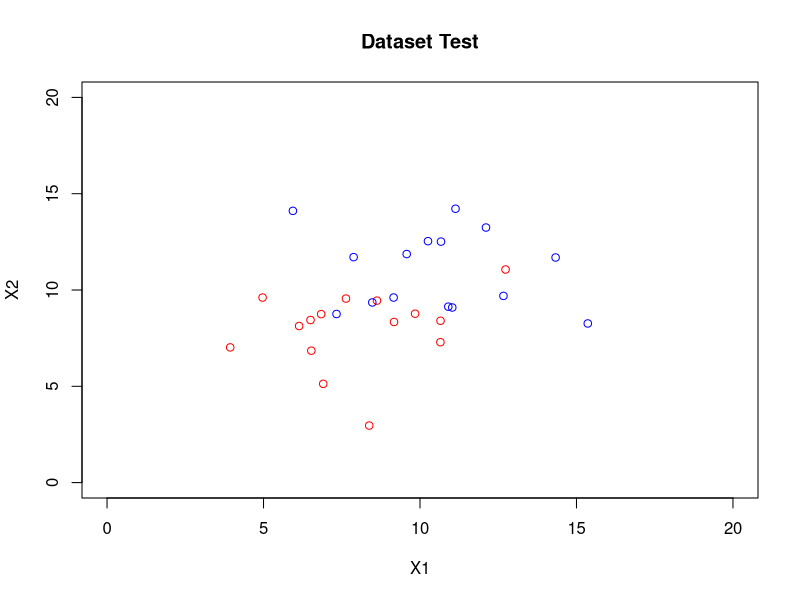
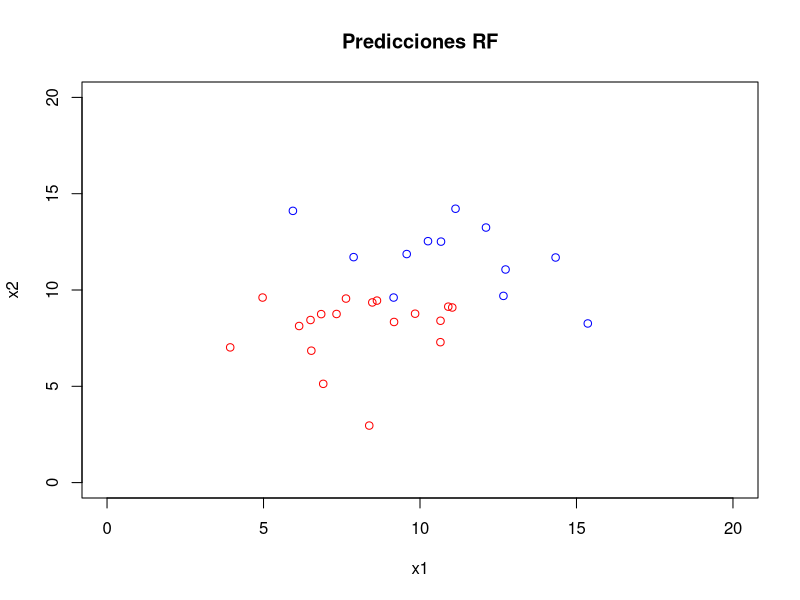

These charts were generated, in order, by the following R code:
# 1. Crear un dataset artificial balanceado a partir de datos generados aleatoriamente con
# distribución normal de dimensiones [100,3]. Generar los primeros 50 patrones
# (perteneciente a la clase 1) con una distribución normal con media=8 y SD=2. Generar
# los 50 patrones restantes (perteneciente a la clase 0) con una distribución normal con
# media=11 y SD=2. Use de semilla 134678.
set.seed(134678);
X1 <- cbind(c(rnorm(50,8,2)), c(rnorm(50,8,2)), c(rep(1,50)));
X2 <- cbind(c(rnorm(50,11,2)), c(rnorm(50,11,2)), c(rep(0,50)));
matriz <- rbind(X1,X2)

# 2. Aplicar al dataset el método Hold-Out con un 70% para entrenar y el resto para prueba.
indice_test <- c(sample(c(1:50),15), sample(c(51:100),15))
dataset_train <- matriz[-indice_test,]
dataset_test <- matriz[indice_test,]


# 3. Graficar el dataset de test. Los patrones de la clase 1 con color rojo y los patrones de la
# clase 0 con azul. Colocar a la gráfica el titulo “Dataset Test”. Etiquetar los ejes de la
# gráfica con “X1” y “X2”. Guardar la gráfica en formato PDF con el nombre
# “Grafica_dataset_test.pdf”.

pdf("Grafica_dataset_test.pdf")
plot(0:20,0.:20,type='n',main='Dataset Test',xlab = 'X1',ylab = 'X2')
points(dataset_test[1:15,1],dataset_test[1:15,2], col='red')
points(dataset_test[16:30,1],dataset_test[16:30,2], col='blue')
dev.off()
# 4. Entrenar un ensemble de 1, 10, 100, 1000, 10000, 100y 1000 y 1000000 árboles de
# decisión usando Random Forest sobre el dataset de entrenamiento. Realizar las
# predicciones sobre el conjunto de test usando el ensemble de árboles (RF) y guarde
# los errores de clasificación de los ensembles en un vector. Use de semilla 134678 para
# cada ensemble.


library(randomForest);
modeloRF <- list();
errorC <- array();
numtree <- 1;
for (i in 1:7){
  set.seed(134678);
  modeloRF[[i]] <- randomForest(dataset_train[,-3], as.factor(dataset_train[,3]),dataset_test[,-3], as.factor(dataset_test[,3]), norm.votes=FALSE, ntree=numtree)           
  errorC[i] <- mean(modeloRF[[i]]$test$err.rate[,1])
  numtree <- numtree * 10;
}


# 5. Compare los errores de generalización obtenidos con los ensembles y realice sus
# conclusiones.

errorC
# [1] 0.2000000 0.2033333 0.1420000 0.1650333 0.1665033 0.1666503 0.1666650

# 6. Graficar las predicciones obtenidas del ensemble que posea el menor error. Los
# patrones de la clase 1 con color rojo y los patrones de la clase 0 con azul. Colocar a la
# gráfica el título “Predicciones RF”. Etiquetar los ejes de la gráfica con “X1” y “X2”.
# Guardar la gráfica en formato PDF con el nombre “Grafica_predicciones_RF.pdf”.


pdf("Grafica_predicciones-RF.pdf")
plot(0:20,0.:20,type='n',main='Predicciones RF',xlab = 'x1',ylab = 'x2')
points(dataset_test[modeloRF[[7]]$test$predicted == 1,1],dataset_test[modeloRF[[7]]$test$predicted == 1,2],col="red");
points(dataset_test[modeloRF[[7]]$test$predicted == 0,1],dataset_test[modeloRF[[7]]$test$predicted == 0,2],col="blue");
dev.off()

